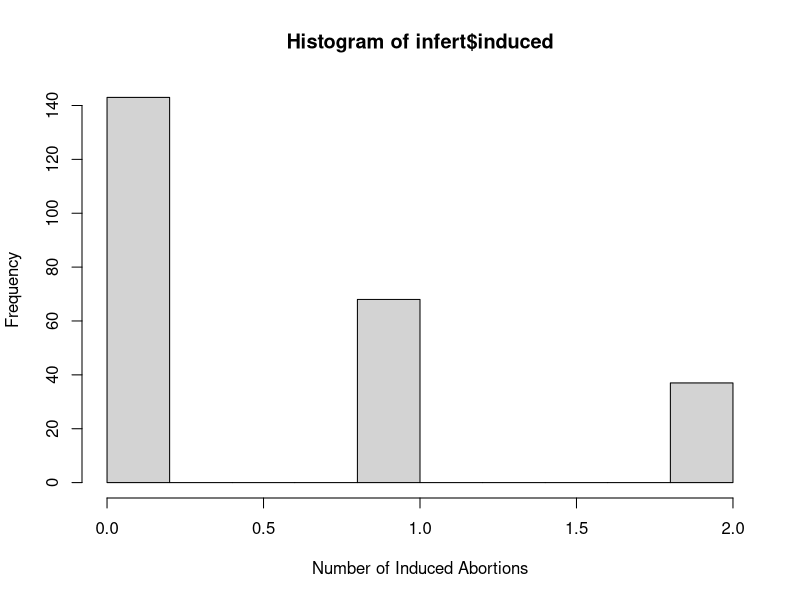
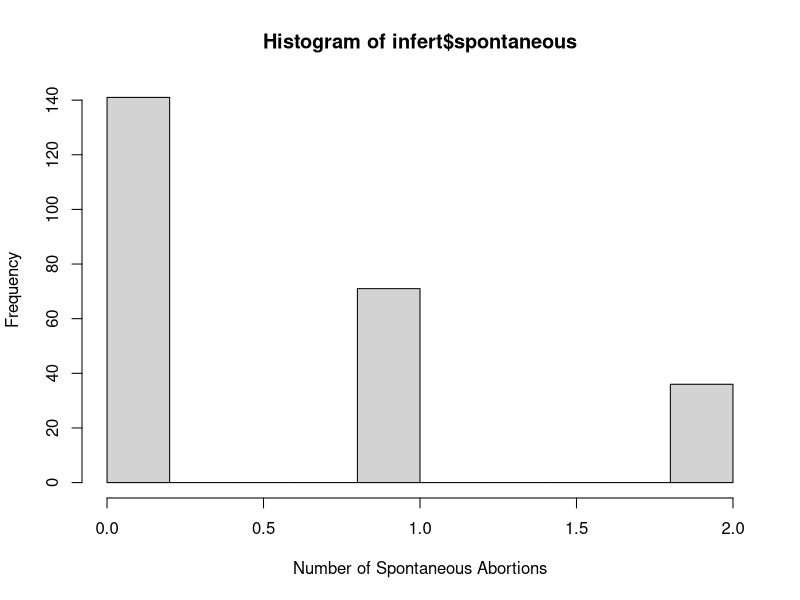
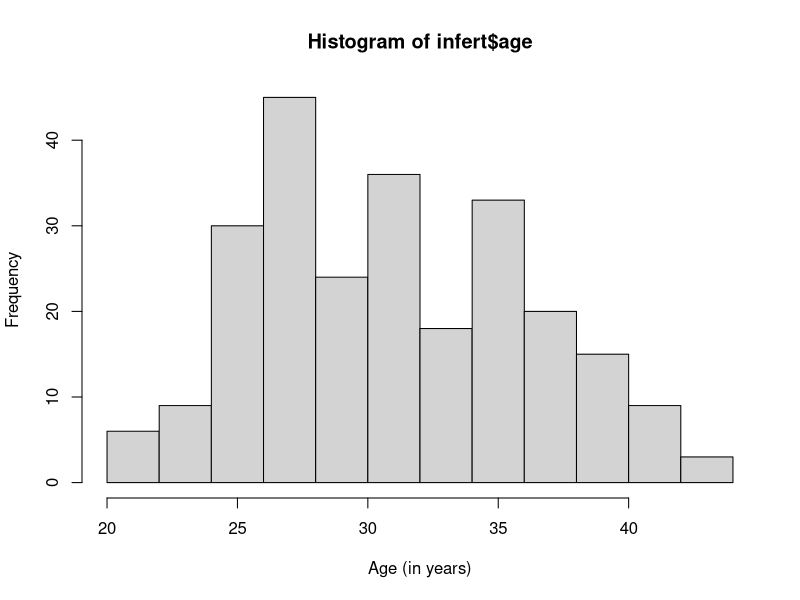
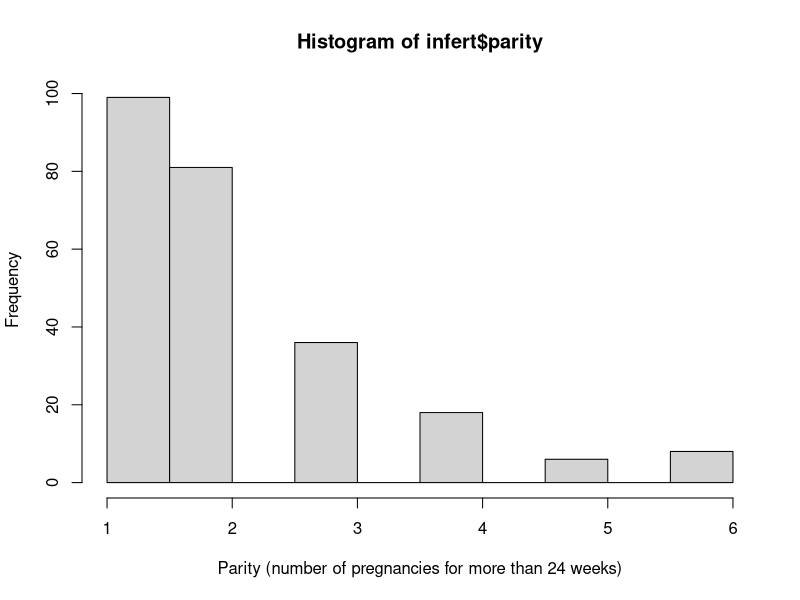

The R script that drew these images, in order: (Note: this script raises an error after producing the figures.)
# First Assignment
# ===============

# Load packages

# In case you do not have the magrittr package install it by running the 
# following command: install.packages('magrittr')
library(magrittr)

# In case you do not have the ggplot2 package install it by running the 
# following command: install.packages('ggplot2')
library(ggplot2)
#=======

### 3. Choose the data set

# See all the R core data sets available
data() 

# Load the core data set called infert
data(infert) 

### 4. Look at the data set

?infert

# Look at the names of the variables in the data set
names(infert) 

# Look at the first 6 observations (in a table)
head(infert[,]) 

### 5. Descriptive statistics: 

### Given that the data set looks at Infertility after Spontaneous and Induced 
### Abortion, the variables induced, spontaneous, age and parity are especially
### interesting to look at. for the descriptive statistics it is worth looking
### at frequency (histrograms), mean, quartiles and interquartile ranges, 
### median, variance and standard deviation, boxplots and distribution plots. 
### I additionally plotted the variables at the beginning to look at the 
### relationship between them.

# 5.1 Histograms 
hist(infert$induced, xlab="Number of Induced Abortions")
hist(infert$spontaneous, xlab="Number of Spontaneous Abortions")
hist(infert$age, xlab="Age (in years)")
hist(infert$parity, xlab="Parity (number of pregnancies for more than 24 weeks)")

# simple tables (to see if there are any NA's)
table(infert$induced)
table(infert$spontaneous)
table(infert$age)
table(infert$parity)

# categorizing age
infert$cat_age <- infert$age

infert$cat_age [infert$age %in% 21:25] <- 1
infert$cat_age [infert$age %in% 26:30] <- 2
infert$cat_age [infert$age %in% 31:35]<- 3
infert$cat_age [infert$age %in% 36:40] <- 4
infert$cat_age [infert$age %in% 41:45] <- 5

table(infert$cat_age)

# 5.a. Means
mean (infert$induced) 
mean (infert$spontaneous) 
mean (infert$age) 
mean (infert$parity)

# 5.b. Medium 
# Loop
#for (i in 1:length(names(infert))) {infert[,i] %>% mean() %>% 
#round(digits=1) %>% paste (names (infert) [i], ., '\n') %>% cat()} # ERROR???

#na.rm - indicating whether NA values should be stripped
median (infert$induced) 
median (infert$spontaneous) 
median (infert$age) 
median (infert$parity)

# 5.d. Range
range(infert$induced, na.rm=TRUE) 
range(infert$spontaneous, na.rm=TRUE) 
range(infert$age, na.rm=TRUE) 
range(infert$parity, na.rm=TRUE)

# 5.e. Variance
var(infert$induced, na.rm=TRUE) 
var(infert$spontaneous, na.rm=TRUE) 
var(infert$age, na.rm=TRUE) 
var(infert$parity, na.rm=TRUE)
var(infert$education, na.rm=TRUE) # sense with nominal data?

# 5.f. Standard deviation
sd(infert$induced, na.rm=TRUE) 
sd(infert$spontaneous, na.rm=TRUE) 
sd(infert$age, na.rm=TRUE) 
sd(infert$parity, na.rm=TRUE)
sd(infert$education, na.rm=TRUE) # sense with nominal data?

# 5.g. Quartiles
summary(infert$induced, na.rm=TRUE) # sense?
summary(infert$spontaneous, na.rm=TRUE) # sense?
summary(infert$age, na.rm=TRUE) 
summary(infert$parity, na.rm=TRUE)

IQR(infert$age)
IQR(infert$induced, na.rm=TRUE) # sense?
IQR(infert$spontaneous, na.rm=TRUE) # sense?
IQR(infert$age, na.rm=TRUE) 
IQR(infert$parity, na.rm=TRUE)

# create subset for spontaneous
indu1 <- subset(infert, induced == 1)
indu2 <- subset(infert, induced == 2)
indu0 <- subset(infert, induced == 0)

# 5.h. Box plots
boxplot(infert$age)
boxplot(indu0$age)
boxplot(indu1$age)
boxplot(indu2$age)

# create subset for spontaneous
spon1 <- subset(infert,spontaneous==1)
spon2 <- subset(infert,spontaneous==2)
spon0 <- subset(infert,spontaneous==0)

boxplot(spon0$age)
boxplot(spon1$age)
boxplot(spon2$age)

# 5.i. Summarise with Loess to look at the relation between age and parity
ggplot2::ggplot(infert, aes(age, parity)) + geom_point() + geom_smooth() + theme_bw()


# 7. Scatterplots ???

# 8. Bar Charts

# Bar Chart: induced abortions & education years
plot(indu0$education, xlab ='education')
plot(indu1$education, xlab ='education')
plot(indu2$education, xlab ='education')

# Bar Chart: spontaneous abortions & age - WARUM KEIN BARCHART?
plot(spon0$age, xlab ='age')
plot(spon1$age, xlab ='age')
plot(spon2$age, xlab ='age')

plot(infert$parity,infert$age)

# Bar Chart: induced abortions & parity - WARUM KEIN BARCHART?
plot(indu0$parity, xlab ='parity')
plot(indu1$parity, xlab ='parity')
plot(indu2$parity, xlab ='parity')

plot(infert$parity, xlab ='parity')


# 11. Joint Distributions
plot(indu0$parity, indu0$age)
